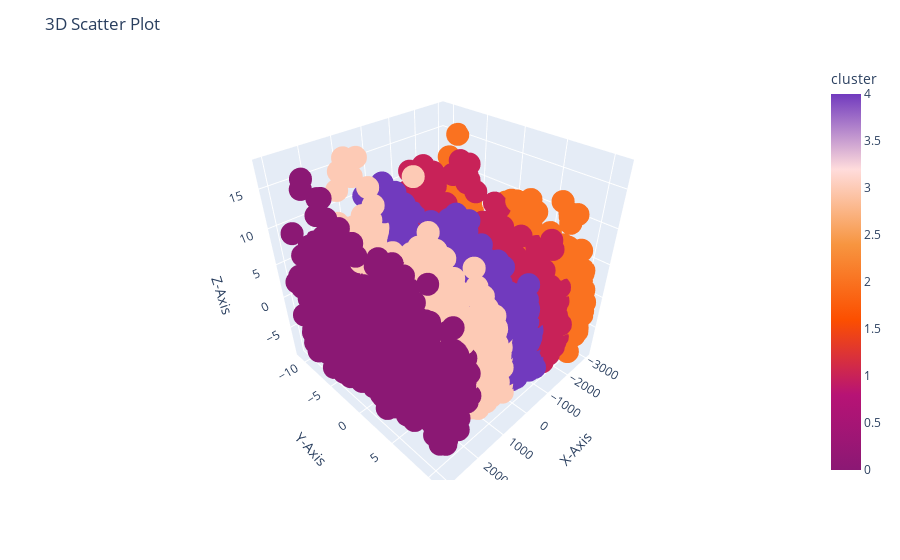

Here is the notebook cell this chart was saved with:
### Code cell
custom_color_scale = ["rgb(139, 24, 116)", "rgb(183, 19, 117)", "rgb(252, 79, 0)", "rgb(247, 149, 64)", "rgb(255, 220, 220)", "rgb(113, 58, 190)"]

fig = px.scatter_3d(track_df, x = "col0", y = "col1", z = "col2", color = "cluster", color_continuous_scale = custom_color_scale, labels = {"col0": "X-Axis", "col1": "Y-Axis", "col2": "Z-Axis"},)

fig.update_layout(title = "3D Scatter Plot")
fig.show()

### Figure 1 — Plotly figure (JSON) as saved in the notebook; plotly's stock layout.template omitted (floating-point values rounded to 4 significant figures; data arrays with more than 128 entries replaced by an {"elided": "..."} marker saying what was removed)
{"data": [{"hovertemplate": "X-Axis=%{x}<br>Y-Axis=%{y}<br>Z-Axis=%{z}<br>cluster=%{marker.color}<extra></extra>", "legendgroup": "", "marker": {"color": {"elided": "11349 int values"}, "coloraxis": "coloraxis", "symbol": "circle"}, "mode": "markers", "name": "", "scene": "scene", "showlegend": false, "type": "scatter3d", "x": {"elided": "11349 float values"}, "y": {"elided": "11349 float values"}, "z": {"elided": "11349 float values"}}], "layout": {"coloraxis": {"colorbar": {"title": {"text": "cluster"}}, "colorscale": [[0, "rgb(139, 24, 116)"], [0.2, "rgb(183, 19, 117)"], [0.4, "rgb(252, 79, 0)"], [0.6, "rgb(247, 149, 64)"], [0.8, "rgb(255, 220, 220)"], [1, "rgb(113, 58, 190)"]]}, "legend": {"tracegroupgap": 0}, "margin": {"t": 60}, "scene": {"domain": {"x": [0, 1], "y": [0, 1]}, "xaxis": {"title": {"text": "X-Axis"}}, "yaxis": {"title": {"text": "Y-Axis"}}, "zaxis": {"title": {"text": "Z-Axis"}}}, "title": {"text": "3D Scatter Plot"}}}
